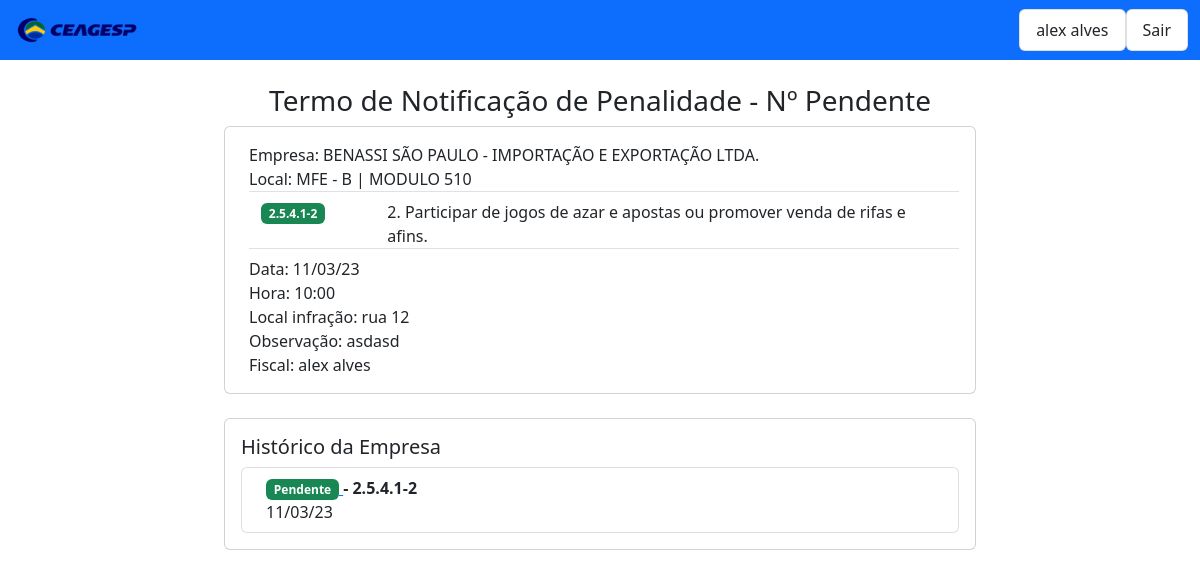
Page /tnp/ver/616 (signed in) on the committed database.
### tables this page shows
CREATE TABLE "cadastro_multa" (
	"id"	INTEGER PRIMARY KEY AUTOINCREMENT,
	"empresa_multa"	TEXT,
	"infracao_multa"	TEXT,
	"local_empresa_multa"	TEXT,
	"data_multa"	TEXT,
	"valor_multa"	TEXT,
	"status_multa"	TEXT,
	"local_infracao_multa"	TEXT,
	"criado_em_multa"	TEXT,
	"termo_multa"	TEXT,
	"fiscal_multa"	TEXT,
	"hora_multa"	TEXT,
	"observacao_multa"	TEXT,
	"data_recebimento_multa"	TEXT,
	"processo_multa"	TEXT,
	"usuario_multa"	TEXT
);

CREATE TABLE "infracao" (
	`id`	INTEGER PRIMARY KEY AUTOINCREMENT,
	`criado_em`	TEXT,
	`codigo_infracao`	TEXT,
	`peso_infracao`	TEXT,
	`descricao_infracao`	TEXT,
	`tipo_infracao`	TEXT,
	`observacao_infracao`	TEXT
);

### ag/tnp.py (the view)
@tnp.route('/ver/<id>')
def view(id):
	print('ver')
	if 'username' not in session:
		return redirect(url_for('users.login'))
	data = asd.ver_tnp(id)
	infracao = asd.ver_infracao(data[0][3])
	return render_template('tnp_ver.html' , data=data, infracao=infracao)

### donaclotilde/donaclotilde.py (called while the page is built)
    def connect_db(self):
        self.conn = g._database = sqlite3.connect(DATABASE)
        self.cursor = self.conn.cursor()

    def clear_vars(self):
        self.entrada_select=[]
        self.entrada_count=[]
        self.entrada_from_table=[]
        self.entrada_insert=[]
        self.entrada_where=[]
        self.entrada_limite=[]
        self.entrada_order=[]
        self.query=[]

    def select(self,column):
        self.entrada_select.append(column)

    def where(self,search, column , operator='LIKE', sign='any'):
        self.entrada_where.append(column)
        self.entrada_where.append(operator)
        if operator=='LIKE':
            if sign=='any': self.entrada_where.append('"%'+search+'%"')
            if sign=='start': self.entrada_where.append('"'+search+'%"')
            if sign=='end': self.entrada_where.append('"%'+search+'"')
            if sign=='second': self.entrada_where.append('"_'+search+'%"')
            if sign=='least2': self.entrada_where.append('"'+search+'_%"')
            if sign=='least3': self.entrada_where.append('"'+search+'__%"')
        else:
            self.entrada_where.append('"'+str(search)+'"')

    def from_table(self,kwargs):
        self.entrada_from_table.append(kwargs)

    def result_list(self,sql):
        self.connect_db()
        self.cursor.execute(sql)
        dados=self.cursor.fetchall()
        self.conn.close()
        lista=[list(x) for x in dados]
        return lista

    def get(self):
        if self.entrada_select!=[]: self.query.append('SELECT '+ ' , '.join(self.entrada_select))
        if self.entrada_count!=[]: self.query.append('SELECT COUNT ('+ ' , '.join(self.entrada_count)+')')
        self.query.append('FROM '+ ' , '.join(self.entrada_from_table))
        if self.entrada_where!=[]: self.query.append( 'WHERE '+ ' '.join(self.entrada_where))
        if self.entrada_order!=[]: self.query.append( 'ORDER BY '+ ' , '.join( self.entrada_order))
        if self.entrada_limite!=[]: self.query.append(' '.join( self.entrada_limite))
        sql=self.turn_sql_string(self.query)
        self.clear_vars()
        return sql

    def turn_sql_string(self,kwargs):
        sql=' '.join(kwargs)
        return sql

### donaclotilde/model.py (called while the page is built)
	def ver_infracao(self,infracao):
		self.select('descricao_infracao')
		self.from_table("infracao")
		self.where(infracao,"codigo_infracao","=")
		sql = self.get()
		data = self.result_list(sql)
		return data

### ag/templates/tnp/tnp_ver.html (shortened to what this page needs)
<!DOCTYPE html>
<html>
<head>
<link href="https://cdn.jsdelivr.net/npm/bootstrap@5.2.0-beta1/dist/css/bootstrap.min.css" rel="stylesheet">
  <link rel="stylesheet"  href="{{url_for('static', filename ='css/style.css')}}">
</head>
<body>
<div>
<nav class="navbar navbar-expand-lg bg-primary">
  <div class="container-fluid">
    <a class="navbar-brand text-light" href="#">
      <img src={{url_for('static', filename ='img/logo_mini.png')}} alt="Logo_ceagesp" width="130" height="34">
    </a>
    <div class="collapse  navbar-collapse " id="navbarSupportedContent">
      <div>
        <ul class="list-group">
          <li class="list-group-item">{{session['username'][0]}}</li>
        </ul>
      </div>
      <div>
        <ul class="list-group">
          <li class="list-group-item"><a class="nav-link" href='/tnp/logout'>Sair</a></li>
        </ul>
      </div>
    </div>
  </div>
</nav>
</div>
<div class="container-fluid">
  <div class="row justify-content-md-center">
    <div class="col-md-8 ">
      <br>
      <h3 class="text-center">Termo de Notificação de Penalidade - Nº {{data[0][0]}}</h3>
      <div class="container">
        <div class="mb-3">
          <div class="card">
            <div class="card-body">
              <div class="ms-2 me-auto">Empresa: {{data[0][1]}}</div>
              <div class="ms-2 me-auto">Local: {{data[0][2]}}</div>
              <div class="row ms-2 me-auto pt-2 border-top">
                <div class="col-md-2">
                  <span class="badge text-bg-success">{{data[0][3]}}</span>
                </div>
                <div class="col-md-10">
                  <div class="ms-2 me-auto">{{infracao[0][0]}}</div>
                </div>
              </div>
              <div class="ms-2 me-auto pt-2 border-top">Data: {{data[0][4]}}</div>
              <div class="ms-2 me-auto">Hora: {{data[0][5]}}</div>
              <div class="ms-2 me-auto">Local infração: {{data[0][6]}}</div>
              <div class="ms-2 me-auto">Observação: {{data[0][7]}}</div>
              <div class="ms-2 me-auto">Fiscal: {{data[0][8]}}</div>
            </div>
          </div>
          <br>
          <div class="card">
            <div class="card-body">
              <h5 class="card-title">Histórico da Empresa</h5>
              <ol class="list-group list-group">
                <li class="list-group-item d-flex justify-content-between align-items-start">
                  <div class="ms-2 me-auto">
                    <div class="fw-bold">
                      <a href="/tnp/ver/{{data[0][0]}}">
                        <span class="badge bg-success">
                          {{data[0][0]}}
                        </span>
                      </a>
                      - {{data[0][3]}}
                    </div>
                    {{data[0][4]}}
                  </div>
                </li>
              </ol>
            </div>
          </div>
        </div>
      </div>
    </div>
  </div>
</div>
</body>
</html>

### rows in the picture
cadastro_multa: termo_multa "Pendente", empresa_multa "BENASSI SÃO PAULO - IMPORTAÇÃO E EXPORTAÇÃO LTDA.", local_empresa_multa "MFE - B | MODULO 510", infracao_multa "2.5.4.1-2", data_multa "11/03/23", hora_multa "10:00", local_infracao_multa "rua 12", observacao_multa "asdasd", fiscal_multa "alex alves"
infracao: descricao_infracao "2. Participar de jogos de azar e apostas ou promover venda de rifas e afins."

### other values in the picture
{{ session['username'][0] }} "alex alves"
